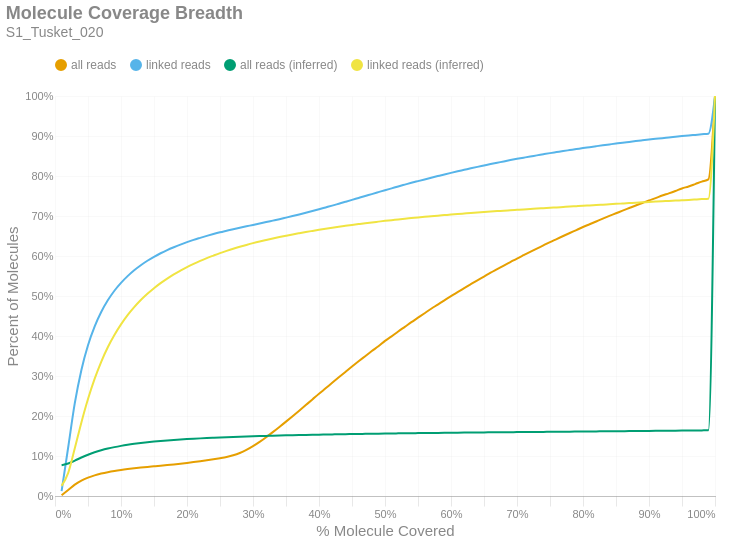

The cell this chart's notebook holds for it:
### Markdown cell above
### Molecule Read Coverage
This chart shows molecule coverage breadth as computed by the number of bases aligned to that molecule. In other words, "*how much of each unique long molecule is actually sequenced/aligned?*" Keep in mind there is a distinction between sequences and alignments, since some sequences belonging to a particular molecule may not align well and wouldn't appear in the alignment data. This chart also shows molecule coverage breadth as computed by the *inferred fragment* from which the aligned sequences originate. Unlike read coverage, this calculation takes into account the total insert size, including unsequenced gaps between the forward and reverse reads. Like the previous figures, these are cumulative percents.

### Code cell
if SKIPLR:
    print_html(f"Skipped")
else:
    binned_df = consolidated_hist(valids['coverage_bp'], mask, 0.01, True)
    binned_df_inf = consolidated_hist(valids['coverage_inserts'], mask, 0.01, True)
    binned_df = binned_df.with_columns(pl.lit(binned_df_inf['all reads (cumsum)']).alias('all reads (inferred)'))
    binned_df = binned_df.with_columns(pl.lit(binned_df_inf['linked reads (cumsum)']).alias('linked reads (inferred)'))
    binned_df = binned_df.with_columns(
        (pl.col('bin').cast(pl.Float64) + 0.01).alias('right_edge')
    )

    with SafeRender(binned_df):
        (
            density_plot(binned_df, 'Molecule Coverage Breadth', samplename, 'molcov', ['all reads (inferred)','linked reads (inferred)'])
            .encode(
                #x=alt.X('bin:Q', title="% Molecule Covered").axis(format = '%').scale(padding=0),
                x=alt.X('right_edge:Q', title="% Molecule Covered").axis(format='%').scale(padding=0),
                y=alt.Y('value:Q', title='Percent of Molecules')
                    .axis(format='%')
                    .stack(False)
                    .scale(domainMin=0, padding=0),
                color=alt.Color("key:N").scale(domain = ["all reads", "linked reads", "all reads (inferred)", "linked reads (inferred)"]),
                tooltip = [
                    alt.Tooltip("key:N", title = "Data Type"),
                    alt.Tooltip("range_label:N", title="% Molecule Covered"),
                    alt.Tooltip("value:Q", format = ".2%", title="% Molecules")
                ]
            )
        ).display()

### Figure 1 — Vega-Lite specification as saved in the notebook (floating-point values rounded to 4 significant figures)
{"width": "container", "height": 400, "config": {"title": {"anchor": "start", "dy": -15, "fontSize": 18, "color": "#888888", "subtitleColor": "#888888", "subtitleFontSize": 14}, "arc": {"fill": "#0072B2"}, "axis": {"domainColor": "#888888", "domainWidth": 0.5, "gridWidth": 0.2, "grid": false, "titleFontWeight": 400, "titleFontSize": 15, "labelFontSize": 11, "labelColor": "#888888", "tickColor": "#888888", "tickWidth": 0.2, "titleColor": "#888888"}, "axisBand": {"grid": false}, "axisX": {"grid": true, "tickSize": 10, "domainCap": "round"}, "axisY": {"domain": false, "grid": true, "tickSize": 0, "domainCap": "round"}, "background": "transparent", "header": {"labelFontSize": 15, "labelColor": "#888888", "titleFontSize": 15, "titleFontWeight": 600, "titleColor": "#888888"}, "legend": {"labelFont": "sans-serif", "labelFontSize": 12, "labelColor": "#888888", "symbolSize": 100, "symbolType": "circle", "titleFontSize": 12, "titlePadding": 10, "titleColor": "#888888", "title": null, "orient": "top"}, "range": {"category": ["#E69F00", "#56B4E9", "#009E73", "#F0E442", "#0072B2", "#D55E00", "#CC79A7", "#000000"], "diverging": ["#cfe8f3", "#a2d4ec", "#73bfe2", "#46abdb", "#1696d2", "#12719e"]}, "area": {"fill": "#0072B2", "fillOpacity": 0.7, "line": true, "strokeOpacity": 0.7}, "line": {"color": "#0072B2", "stroke": "#0072B2", "strokeWidth": 2}, "trail": {"color": "#0072B2", "stroke": "#0072B2", "strokeWidth": 0, "size": 1}, "point": {"filled": true, "fillOpacity": 1.0, "size": 95}, "text": {"color": "#888888", "fontSize": 11, "align": "right", "fontWeight": 400, "size": 11}, "bar": {"fill": "#0072B2", "stroke": null}, "view": {"stroke": null, "continuousWidth": 660, "continuousHeight": 400}}, "data": {"name": "data-ac9828b876a19f060d822ff774017e61"}, "mark": {"type": "line", "interpolate": "monotone", "point": {"opacity": 0, "size": 275}}, "encoding": {"color": {"field": "key", "scale": {"domain": ["all reads", "linked reads", "all reads (inferred)", "linked reads (inferred)"]}, "type": "nominal"}, "tooltip": [{"field": "key", "title": "Data Type", "type": "nominal"}, {"field": "range_label", "title": "% Molecule Covered", "type": "nominal"}, {"field": "value", "format": ".2%", "title": "% Molecules", "type": "quantitative"}], "x": {"axis": {"format": "%"}, "field": "right_edge", "scale": {"padding": 0}, "title": "% Molecule Covered", "type": "quantitative"}, "y": {"axis": {"format": "%"}, "field": "value", "scale": {"domainMin": 0, "padding": 0}, "stack": false, "title": "Percent of Molecules", "type": "quantitative"}}, "params": [{"name": "param_c36ac31b6afebe62", "select": {"type": "point", "fields": ["key"]}, "bind": "legend"}], "title": {"text": "Molecule Coverage Breadth", "subtitle": "S1_Tusket_020"}, "transform": [{"fold": ["all reads (cumsum)", "linked reads (cumsum)", "all reads (inferred)", "linked reads (inferred)"]}, {"calculate": "replace(datum.key, ' (cumsum)', '')", "as": "key"}, {"filter": {"param": "param_c36ac31b6afebe62"}}], "usermeta": {"embedOptions": {"downloadFileName": "S1_Tusket_020.molcov"}}, "$schema": "https://vega.github.io/schema/vega-lite/v6.1.0.json", "datasets": {"data-ac9828b876a19f060d822ff774017e61": [{"bin": "0.0", "interval": "0.0-0.01", "all reads": 0.001765, "linked reads": 0.0123, "all reads (cumsum)": 0.001765, "linked reads (cumsum)": 0.0123, "range_label": "0.0-0.01", "all reads (inferred)": 0.07703, "linked reads (inferred)": 0.02536, "right_edge": 0.01}, {"bin": "0.01", "interval": "0.01-0.02", "all reads": 0.01337, "linked reads": 0.1095, "all reads (cumsum)": 0.01513, "linked reads (cumsum)": 0.1218, "range_label": "0.01-0.02", "all reads (inferred)": 0.08118, "linked reads (inferred)": 0.0577, "right_edge": 0.02}, {"bin": "0.02", "interval": "0.02-0.03", "all reads": 0.01324, "linked reads": 0.1102, "all reads (cumsum)": 0.02837, "linked reads (cumsum)": 0.232, "range_label": "0.02-0.03", "all reads (inferred)": 0.08859, "linked reads (inferred)": 0.1191, "right_edge": 0.03}, {"bin": "0.03", "interval": "0.03-0.04", "all reads": 0.01005, "linked reads": 0.0832, "all reads (cumsum)": 0.03842, "linked reads (cumsum)": 0.3152, "range_label": "0.03-0.04", "all reads (inferred)": 0.09632, "linked reads (inferred)": 0.184, "right_edge": 0.04}, {"bin": "0.04", "interval": "0.04-0.05", "all reads": 0.007485, "linked reads": 0.06173, "all reads (cumsum)": 0.04591, "linked reads (cumsum)": 0.377, "range_label": "0.04-0.05", "all reads (inferred)": 0.1033, "linked reads (inferred)": 0.2424, "right_edge": 0.05}, {"bin": "0.05", "interval": "0.05-0.06", "all reads": 0.005687, "linked reads": 0.0466, "all reads (cumsum)": 0.05159, "linked reads (cumsum)": 0.4236, "range_label": "0.05-0.06", "all reads (inferred)": 0.1092, "linked reads (inferred)": 0.2927, "right_edge": 0.06}, {"bin": "0.06", "interval": "0.06-0.07", "all reads": 0.004431, "linked reads": 0.0363, "all reads (cumsum)": 0.05602, "linked reads (cumsum)": 0.4599, "range_label": "0.06-0.07", "all reads (inferred)": 0.1143, "linked reads (inferred)": 0.3356, "right_edge": 0.07}, {"bin": "0.07", "interval": "0.07-0.08", "all reads": 0.003602, "linked reads": 0.02933, "all reads (cumsum)": 0.05963, "linked reads (cumsum)": 0.4892, "range_label": "0.07-0.08", "all reads (inferred)": 0.1186, "linked reads (inferred)": 0.3719, "right_edge": 0.08}, {"bin": "0.08", "interval": "0.08-0.09", "all reads": 0.002982, "linked reads": 0.02391, "all reads (cumsum)": 0.06261, "linked reads (cumsum)": 0.5131, "range_label": "0.08-0.09", "all reads (inferred)": 0.1222, "linked reads (inferred)": 0.4026, "right_edge": 0.09}, {"bin": "0.09", "interval": "0.09-0.1", "all reads": 0.002516, "linked reads": 0.01969, "all reads (cumsum)": 0.06512, "linked reads (cumsum)": 0.5328, "range_label": "0.09-0.1", "all reads (inferred)": 0.1253, "linked reads (inferred)": 0.429, "right_edge": 0.1}, {"bin": "0.1", "interval": "0.1-0.11", "all reads": 0.002186, "linked reads": 0.01689, "all reads (cumsum)": 0.06731, "linked reads (cumsum)": 0.5497, "range_label": "0.1-0.11", "all reads (inferred)": 0.128, "linked reads (inferred)": 0.4521, "right_edge": 0.11}, {"bin": "0.11", "interval": "0.11-0.12", "all reads": 0.001953, "linked reads": 0.01464, "all reads (cumsum)": 0.06926, "linked reads (cumsum)": 0.5643, "range_label": "0.11-0.12", "all reads (inferred)": 0.1304, "linked reads (inferred)": 0.4721, "right_edge": 0.12}, {"bin": "0.12", "interval": "0.12-0.13", "all reads": 0.001734, "linked reads": 0.01262, "all reads (cumsum)": 0.071, "linked reads (cumsum)": 0.5769, "range_label": "0.12-0.13", "all reads (inferred)": 0.1325, "linked reads (inferred)": 0.4899, "right_edge": 0.13}, {"bin": "0.13", "interval": "0.13-0.14", "all reads": 0.001594, "linked reads": 0.01116, "all reads (cumsum)": 0.07259, "linked reads (cumsum)": 0.5881, "range_label": "0.13-0.14", "all reads (inferred)": 0.1343, "linked reads (inferred)": 0.5055, "right_edge": 0.14}, {"bin": "0.14", "interval": "0.14-0.15", "all reads": 0.001507, "linked reads": 0.009827, "all reads (cumsum)": 0.0741, "linked reads (cumsum)": 0.5979, "range_label": "0.14-0.15", "all reads (inferred)": 0.136, "linked reads (inferred)": 0.5196, "right_edge": 0.15}, {"bin": "0.15", "interval": "0.15-0.16", "all reads": 0.001524, "linked reads": 0.008926, "all reads (cumsum)": 0.07562, "linked reads (cumsum)": 0.6068, "range_label": "0.15-0.16", "all reads (inferred)": 0.1375, "linked reads (inferred)": 0.5322, "right_edge": 0.16}, {"bin": "0.16", "interval": "0.16-0.17", "all reads": 0.00158, "linked reads": 0.007859, "all reads (cumsum)": 0.0772, "linked reads (cumsum)": 0.6147, "range_label": "0.16-0.17", "all reads (inferred)": 0.1388, "linked reads (inferred)": 0.5436, "right_edge": 0.17}, {"bin": "0.17", "interval": "0.17-0.18", "all reads": 0.001691, "linked reads": 0.00708, "all reads (cumsum)": 0.07889, "linked reads (cumsum)": 0.6218, "range_label": "0.17-0.18", "all reads (inferred)": 0.1401, "linked reads (inferred)": 0.5541, "right_edge": 0.18}, {"bin": "0.18", "interval": "0.18-0.19", "all reads": 0.001835, "linked reads": 0.006663, "all reads (cumsum)": 0.08073, "linked reads (cumsum)": 0.6284, "range_label": "0.18-0.19", "all reads (inferred)": 0.1412, "linked reads (inferred)": 0.5635, "right_edge": 0.19}, {"bin": "0.19", "interval": "0.19-0.2", "all reads": 0.001952, "linked reads": 0.006195, "all reads (cumsum)": 0.08268, "linked reads (cumsum)": 0.6346, "range_label": "0.19-0.2", "all reads (inferred)": 0.1422, "linked reads (inferred)": 0.5724, "right_edge": 0.2}, {"bin": "0.2", "interval": "0.2-0.21", "all reads": 0.002061, "linked reads": 0.005713, "all reads (cumsum)": 0.08474, "linked reads (cumsum)": 0.6404, "range_label": "0.2-0.21", "all reads (inferred)": 0.1432, "linked reads (inferred)": 0.5804, "right_edge": 0.21}, {"bin": "0.21", "interval": "0.21-0.22", "all reads": 0.002197, "linked reads": 0.005036, "all reads (cumsum)": 0.08694, "linked reads (cumsum)": 0.6454, "range_label": "0.21-0.22", "all reads (inferred)": 0.1441, "linked reads (inferred)": 0.5878, "right_edge": 0.22}, {"bin": "0.22", "interval": "0.22-0.23", "all reads": 0.00235, "linked reads": 0.004875, "all reads (cumsum)": 0.08929, "linked reads (cumsum)": 0.6503, "range_label": "0.22-0.23", "all reads (inferred)": 0.1449, "linked reads (inferred)": 0.5947, "right_edge": 0.23}, {"bin": "0.23", "interval": "0.23-0.24", "all reads": 0.002526, "linked reads": 0.00457, "all reads (cumsum)": 0.09181, "linked reads (cumsum)": 0.6548, "range_label": "0.23-0.24", "all reads (inferred)": 0.1456, "linked reads (inferred)": 0.6011, "right_edge": 0.24}, {"bin": "0.24", "interval": "0.24-0.25", "all reads": 0.002779, "linked reads": 0.004303, "all reads (cumsum)": 0.09459, "linked reads (cumsum)": 0.6591, "range_label": "0.24-0.25", "all reads (inferred)": 0.1464, "linked reads (inferred)": 0.6073, "right_edge": 0.25}, {"bin": "0.25", "interval": "0.25-0.26", "all reads": 0.003073, "linked reads": 0.003956, "all reads (cumsum)": 0.09766, "linked reads (cumsum)": 0.6631, "range_label": "0.25-0.26", "all reads (inferred)": 0.147, "linked reads (inferred)": 0.6129, "right_edge": 0.26}, {"bin": "0.26", "interval": "0.26-0.27", "all reads": 0.004003, "linked reads": 0.003929, "all reads (cumsum)": 0.1017, "linked reads (cumsum)": 0.667, "range_label": "0.26-0.27", "all reads (inferred)": 0.1477, "linked reads (inferred)": 0.6182, "right_edge": 0.27}, {"bin": "0.27", "interval": "0.27-0.28", "all reads": 0.005737, "linked reads": 0.003685, "all reads (cumsum)": 0.1074, "linked reads (cumsum)": 0.6707, "range_label": "0.27-0.28", "all reads (inferred)": 0.1483, "linked reads (inferred)": 0.623, "right_edge": 0.28}, {"bin": "0.28", "interval": "0.28-0.29", "all reads": 0.007732, "linked reads": 0.00354, "all reads (cumsum)": 0.1151, "linked reads (cumsum)": 0.6743, "range_label": "0.28-0.29", "all reads (inferred)": 0.1488, "linked reads (inferred)": 0.6277, "right_edge": 0.29}, {"bin": "0.29", "interval": "0.29-0.3", "all reads": 0.009469, "linked reads": 0.003438, "all reads (cumsum)": 0.1246, "linked reads (cumsum)": 0.6777, "range_label": "0.29-0.3", "all reads (inferred)": 0.1493, "linked reads (inferred)": 0.6321, "right_edge": 0.3}, {"bin": "0.3", "interval": "0.3-0.31", "all reads": 0.01069, "linked reads": 0.003535, "all reads (cumsum)": 0.1353, "linked reads (cumsum)": 0.6812, "range_label": "0.3-0.31", "all reads (inferred)": 0.1498, "linked reads (inferred)": 0.6363, "right_edge": 0.31}, {"bin": "0.31", "interval": "0.31-0.32", "all reads": 0.01174, "linked reads": 0.003701, "all reads (cumsum)": 0.147, "linked reads (cumsum)": 0.6849, "range_label": "0.31-0.32", "all reads (inferred)": 0.1503, "linked reads (inferred)": 0.6401, "right_edge": 0.32}, {"bin": "0.32", "interval": "0.32-0.33", "all reads": 0.01257, "linked reads": 0.003541, "all reads (cumsum)": 0.1596, "linked reads (cumsum)": 0.6885, "range_label": "0.32-0.33", "all reads (inferred)": 0.1507, "linked reads (inferred)": 0.6438, "right_edge": 0.33}, {"bin": "0.33", "interval": "0.33-0.34", "all reads": 0.01295, "linked reads": 0.00358, "all reads (cumsum)": 0.1725, "linked reads (cumsum)": 0.692, "range_label": "0.33-0.34", "all reads (inferred)": 0.1512, "linked reads (inferred)": 0.6473, "right_edge": 0.34}, {"bin": "0.34", "interval": "0.34-0.35", "all reads": 0.01336, "linked reads": 0.003851, "all reads (cumsum)": 0.1859, "linked reads (cumsum)": 0.6959, "range_label": "0.34-0.35", "all reads (inferred)": 0.1516, "linked reads (inferred)": 0.6507, "right_edge": 0.35}, {"bin": "0.35", "interval": "0.35-0.36", "all reads": 0.01365, "linked reads": 0.003901, "all reads (cumsum)": 0.1996, "linked reads (cumsum)": 0.6998, "range_label": "0.35-0.36", "all reads (inferred)": 0.152, "linked reads (inferred)": 0.654, "right_edge": 0.36}, {"bin": "0.36", "interval": "0.36-0.37", "all reads": 0.0138, "linked reads": 0.003996, "all reads (cumsum)": 0.2134, "linked reads (cumsum)": 0.7038, "range_label": "0.36-0.37", "all reads (inferred)": 0.1523, "linked reads (inferred)": 0.657, "right_edge": 0.37}, {"bin": "0.37", "interval": "0.37-0.38", "all reads": 0.01398, "linked reads": 0.004179, "all reads (cumsum)": 0.2273, "linked reads (cumsum)": 0.708, "range_label": "0.37-0.38", "all reads (inferred)": 0.1527, "linked reads (inferred)": 0.66, "right_edge": 0.38}, {"bin": "0.38", "interval": "0.38-0.39", "all reads": 0.01399, "linked reads": 0.004367, "all reads (cumsum)": 0.2413, "linked reads (cumsum)": 0.7123, "range_label": "0.38-0.39", "all reads (inferred)": 0.153, "linked reads (inferred)": 0.6627, "right_edge": 0.39}, {"bin": "0.39", "interval": "0.39-0.4", "all reads": 0.01417, "linked reads": 0.004596, "all reads (cumsum)": 0.2555, "linked reads (cumsum)": 0.7169, "range_label": "0.39-0.4", "all reads (inferred)": 0.1534, "linked reads (inferred)": 0.6654, "right_edge": 0.4}, {"bin": "0.4", "interval": "0.4-0.41", "all reads": 0.01362, "linked reads": 0.0045, "all reads (cumsum)": 0.2691, "linked reads (cumsum)": 0.7214, "range_label": "0.4-0.41", "all reads (inferred)": 0.1537, "linked reads (inferred)": 0.668, "right_edge": 0.41}, {"bin": "0.41", "interval": "0.41-0.42", "all reads": 0.01384, "linked reads": 0.0045, "all reads (cumsum)": 0.283, "linked reads (cumsum)": 0.7259, "range_label": "0.41-0.42", "all reads (inferred)": 0.154, "linked reads (inferred)": 0.6706, "right_edge": 0.42}, {"bin": "0.42", "interval": "0.42-0.43", "all reads": 0.01368, "linked reads": 0.004785, "all reads (cumsum)": 0.2966, "linked reads (cumsum)": 0.7307, "range_label": "0.42-0.43", "all reads (inferred)": 0.1543, "linked reads (inferred)": 0.6731, "right_edge": 0.43}, {"bin": "0.43", "interval": "0.43-0.44", "all reads": 0.01351, "linked reads": 0.004784, "all reads (cumsum)": 0.3102, "linked reads (cumsum)": 0.7355, "range_label": "0.43-0.44", "all reads (inferred)": 0.1546, "linked reads (inferred)": 0.6753, "right_edge": 0.44}, {"bin": "0.44", "interval": "0.44-0.45", "all reads": 0.0134, "linked reads": 0.004812, "all reads (cumsum)": 0.3236, "linked reads (cumsum)": 0.7403, "range_label": "0.44-0.45", "all reads (inferred)": 0.1548, "linked reads (inferred)": 0.6776, "right_edge": 0.45}, {"bin": "0.45", "interval": "0.45-0.46", "all reads": 0.01318, "linked reads": 0.004873, "all reads (cumsum)": 0.3367, "linked reads (cumsum)": 0.7452, "range_label": "0.45-0.46", "all reads (inferred)": 0.1551, "linked reads (inferred)": 0.6798, "right_edge": 0.46}, {"bin": "0.46", "interval": "0.46-0.47", "all reads": 0.01284, "linked reads": 0.004841, "all reads (cumsum)": 0.3496, "linked reads (cumsum)": 0.75, "range_label": "0.46-0.47", "all reads (inferred)": 0.1554, "linked reads (inferred)": 0.6819, "right_edge": 0.47}, {"bin": "0.47", "interval": "0.47-0.48", "all reads": 0.01284, "linked reads": 0.004734, "all reads (cumsum)": 0.3624, "linked reads (cumsum)": 0.7548, "range_label": "0.47-0.48", "all reads (inferred)": 0.1556, "linked reads (inferred)": 0.684, "right_edge": 0.48}, {"bin": "0.48", "interval": "0.48-0.49", "all reads": 0.01205, "linked reads": 0.004844, "all reads (cumsum)": 0.3745, "linked reads (cumsum)": 0.7596, "range_label": "0.48-0.49", "all reads (inferred)": 0.1559, "linked reads (inferred)": 0.6859, "right_edge": 0.49}, {"bin": "0.49", "interval": "0.49-0.5", "all reads": 0.01333, "linked reads": 0.00488, "all reads (cumsum)": 0.3878, "linked reads (cumsum)": 0.7645, "range_label": "0.49-0.5", "all reads (inferred)": 0.1561, "linked reads (inferred)": 0.6879, "right_edge": 0.5}, {"bin": "0.5", "interval": "0.5-0.51", "all reads": 0.01118, "linked reads": 0.00466, "all reads (cumsum)": 0.399, "linked reads (cumsum)": 0.7691, "range_label": "0.5-0.51", "all reads (inferred)": 0.1563, "linked reads (inferred)": 0.6896, "right_edge": 0.51}, {"bin": "0.51", "interval": "0.51-0.52", "all reads": 0.01234, "linked reads": 0.004717, "all reads (cumsum)": 0.4113, "linked reads (cumsum)": 0.7739, "range_label": "0.51-0.52", "all reads (inferred)": 0.1566, "linked reads (inferred)": 0.6915, "right_edge": 0.52}, {"bin": "0.52", "interval": "0.52-0.53", "all reads": 0.01162, "linked reads": 0.004539, "all reads (cumsum)": 0.4229, "linked reads (cumsum)": 0.7784, "range_label": "0.52-0.53", "all reads (inferred)": 0.1568, "linked reads (inferred)": 0.6933, "right_edge": 0.53}, {"bin": "0.53", "interval": "0.53-0.54", "all reads": 0.01164, "linked reads": 0.004503, "all reads (cumsum)": 0.4346, "linked reads (cumsum)": 0.7829, "range_label": "0.53-0.54", "all reads (inferred)": 0.157, "linked reads (inferred)": 0.6949, "right_edge": 0.54}, {"bin": "0.54", "interval": "0.54-0.55", "all reads": 0.01118, "linked reads": 0.004289, "all reads (cumsum)": 0.4458, "linked reads (cumsum)": 0.7872, "range_label": "0.54-0.55", "all reads (inferred)": 0.1572, "linked reads (inferred)": 0.6965, "right_edge": 0.55}, {"bin": "0.55", "interval": "0.55-0.56", "all reads": 0.01122, "linked reads": 0.004256, "all reads (cumsum)": 0.457, "linked reads (cumsum)": 0.7915, "range_label": "0.55-0.56", "all reads (inferred)": 0.1574, "linked reads (inferred)": 0.698, "right_edge": 0.56}, {"bin": "0.56", "interval": "0.56-0.57", "all reads": 0.01106, "linked reads": 0.004192, "all reads (cumsum)": 0.468, "linked reads (cumsum)": 0.7956, "range_label": "0.56-0.57", "all reads (inferred)": 0.1576, "linked reads (inferred)": 0.6994, "right_edge": 0.57}, {"bin": "0.57", "interval": "0.57-0.58", "all reads": 0.01057, "linked reads": 0.00416, "all reads (cumsum)": 0.4786, "linked reads (cumsum)": 0.7998, "range_label": "0.57-0.58", "all reads (inferred)": 0.1578, "linked reads (inferred)": 0.7009, "right_edge": 0.58}, {"bin": "0.58", "interval": "0.58-0.59", "all reads": 0.01059, "linked reads": 0.004121, "all reads (cumsum)": 0.4892, "linked reads (cumsum)": 0.8039, "range_label": "0.58-0.59", "all reads (inferred)": 0.1579, "linked reads (inferred)": 0.7022, "right_edge": 0.59}, {"bin": "0.59", "interval": "0.59-0.6", "all reads": 0.0105, "linked reads": 0.00394, "all reads (cumsum)": 0.4997, "linked reads (cumsum)": 0.8079, "range_label": "0.59-0.6", "all reads (inferred)": 0.1581, "linked reads (inferred)": 0.7036, "right_edge": 0.6}, {"bin": "0.6", "interval": "0.6-0.61", "all reads": 0.009924, "linked reads": 0.003849, "all reads (cumsum)": 0.5096, "linked reads (cumsum)": 0.8117, "range_label": "0.6-0.61", "all reads (inferred)": 0.1583, "linked reads (inferred)": 0.7049, "right_edge": 0.61}, {"bin": "0.61", "interval": "0.61-0.62", "all reads": 0.01013, "linked reads": 0.003716, "all reads (cumsum)": 0.5198, "linked reads (cumsum)": 0.8154, "range_label": "0.61-0.62", "all reads (inferred)": 0.1585, "linked reads (inferred)": 0.7062, "right_edge": 0.62}, {"bin": "0.62", "interval": "0.62-0.63", "all reads": 0.009739, "linked reads": 0.003761, "all reads (cumsum)": 0.5295, "linked reads (cumsum)": 0.8192, "range_label": "0.62-0.63", "all reads (inferred)": 0.1586, "linked reads (inferred)": 0.7074, "right_edge": 0.63}, {"bin": "0.63", "interval": "0.63-0.64", "all reads": 0.00965, "linked reads": 0.003623, "all reads (cumsum)": 0.5392, "linked reads (cumsum)": 0.8228, "range_label": "0.63-0.64", "all reads (inferred)": 0.1588, "linked reads (inferred)": 0.7087, "right_edge": 0.64}, {"bin": "0.64", "interval": "0.64-0.65", "all reads": 0.009422, "linked reads": 0.003496, "all reads (cumsum)": 0.5486, "linked reads (cumsum)": 0.8263, "range_label": "0.64-0.65", "all reads (inferred)": 0.159, "linked reads (inferred)": 0.71, "right_edge": 0.65}, {"bin": "0.65", "interval": "0.65-0.66", "all reads": 0.009618, "linked reads": 0.003519, "all reads (cumsum)": 0.5582, "linked reads (cumsum)": 0.8298, "range_label": "0.65-0.66", "all reads (inferred)": 0.1591, "linked reads (inferred)": 0.7112, "right_edge": 0.66}, {"bin": "0.66", "interval": "0.66-0.67", "all reads": 0.008981, "linked reads": 0.003299, "all reads (cumsum)": 0.5672, "linked reads (cumsum)": 0.8331, "range_label": "0.66-0.67", "all reads (inferred)": 0.1593, "linked reads (inferred)": 0.7123, "right_edge": 0.67}, {"bin": "0.67", "interval": "0.67-0.68", "all reads": 0.009, "linked reads": 0.003365, "all reads (cumsum)": 0.5762, "linked reads (cumsum)": 0.8365, "range_label": "0.67-0.68", "all reads (inferred)": 0.1594, "linked reads (inferred)": 0.7134, "right_edge": 0.68}, {"bin": "0.68", "interval": "0.68-0.69", "all reads": 0.008701, "linked reads": 0.003254, "all reads (cumsum)": 0.5849, "linked reads (cumsum)": 0.8398, "range_label": "0.68-0.69", "all reads (inferred)": 0.1596, "linked reads (inferred)": 0.7144, "right_edge": 0.69}, {"bin": "0.69", "interval": "0.69-0.7", "all reads": 0.008753, "linked reads": 0.003145, "all reads (cumsum)": 0.5936, "linked reads (cumsum)": 0.8429, "range_label": "0.69-0.7", "all reads (inferred)": 0.1597, "linked reads (inferred)": 0.7155, "right_edge": 0.7}, {"bin": "0.7", "interval": "0.7-0.71", "all reads": 0.008376, "linked reads": 0.002956, "all reads (cumsum)": 0.602, "linked reads (cumsum)": 0.8459, "range_label": "0.7-0.71", "all reads (inferred)": 0.1599, "linked reads (inferred)": 0.7165, "right_edge": 0.71}, {"bin": "0.71", "interval": "0.71-0.72", "all reads": 0.008308, "linked reads": 0.002922, "all reads (cumsum)": 0.6103, "linked reads (cumsum)": 0.8488, "range_label": "0.71-0.72", "all reads (inferred)": 0.16, "linked reads (inferred)": 0.7175, "right_edge": 0.72}, {"bin": "0.72", "interval": "0.72-0.73", "all reads": 0.008243, "linked reads": 0.002757, "all reads (cumsum)": 0.6186, "linked reads (cumsum)": 0.8515, "range_label": "0.72-0.73", "all reads (inferred)": 0.1602, "linked reads (inferred)": 0.7186, "right_edge": 0.73}, {"bin": "0.73", "interval": "0.73-0.74", "all reads": 0.007975, "linked reads": 0.002863, "all reads (cumsum)": 0.6265, "linked reads (cumsum)": 0.8544, "range_label": "0.73-0.74", "all reads (inferred)": 0.1603, "linked reads (inferred)": 0.7196, "right_edge": 0.74}, {"bin": "0.74", "interval": "0.74-0.75", "all reads": 0.008304, "linked reads": 0.002787, "all reads (cumsum)": 0.6348, "linked reads (cumsum)": 0.8572, "range_label": "0.74-0.75", "all reads (inferred)": 0.1605, "linked reads (inferred)": 0.7206, "right_edge": 0.75}, {"bin": "0.75", "interval": "0.75-0.76", "all reads": 0.007551, "linked reads": 0.002589, "all reads (cumsum)": 0.6424, "linked reads (cumsum)": 0.8598, "range_label": "0.75-0.76", "all reads (inferred)": 0.1606, "linked reads (inferred)": 0.7215, "right_edge": 0.76}, {"bin": "0.76", "interval": "0.76-0.77", "all reads": 0.007598, "linked reads": 0.002604, "all reads (cumsum)": 0.65, "linked reads (cumsum)": 0.8624, "range_label": "0.76-0.77", "all reads (inferred)": 0.1607, "linked reads (inferred)": 0.7225, "right_edge": 0.77}, {"bin": "0.77", "interval": "0.77-0.78", "all reads": 0.007491, "linked reads": 0.00247, "all reads (cumsum)": 0.6575, "linked reads (cumsum)": 0.8648, "range_label": "0.77-0.78", "all reads (inferred)": 0.1609, "linked reads (inferred)": 0.7235, "right_edge": 0.78}, {"bin": "0.78", "interval": "0.78-0.79", "all reads": 0.007328, "linked reads": 0.002464, "all reads (cumsum)": 0.6648, "linked reads (cumsum)": 0.8673, "range_label": "0.78-0.79", "all reads (inferred)": 0.161, "linked reads (inferred)": 0.7245, "right_edge": 0.79}, {"bin": "0.79", "interval": "0.79-0.8", "all reads": 0.007625, "linked reads": 0.002521, "all reads (cumsum)": 0.6724, "linked reads (cumsum)": 0.8698, "range_label": "0.79-0.8", "all reads (inferred)": 0.1612, "linked reads (inferred)": 0.7256, "right_edge": 0.8}, {"bin": "0.8", "interval": "0.8-0.81", "all reads": 0.006896, "linked reads": 0.0023, "all reads (cumsum)": 0.6793, "linked reads (cumsum)": 0.8721, "range_label": "0.8-0.81", "all reads (inferred)": 0.1613, "linked reads (inferred)": 0.7265, "right_edge": 0.81}, {"bin": "0.81", "interval": "0.81-0.82", "all reads": 0.006987, "linked reads": 0.002356, "all reads (cumsum)": 0.6863, "linked reads (cumsum)": 0.8745, "range_label": "0.81-0.82", "all reads (inferred)": 0.1615, "linked reads (inferred)": 0.7275, "right_edge": 0.82}, {"bin": "0.82", "interval": "0.82-0.83", "all reads": 0.007015, "linked reads": 0.002306, "all reads (cumsum)": 0.6933, "linked reads (cumsum)": 0.8768, "range_label": "0.82-0.83", "all reads (inferred)": 0.1616, "linked reads (inferred)": 0.7284, "right_edge": 0.83}, {"bin": "0.83", "interval": "0.83-0.84", "all reads": 0.006809, "linked reads": 0.002183, "all reads (cumsum)": 0.7001, "linked reads (cumsum)": 0.879, "range_label": "0.83-0.84", "all reads (inferred)": 0.1618, "linked reads (inferred)": 0.7294, "right_edge": 0.84}, {"bin": "0.84", "interval": "0.84-0.85", "all reads": 0.00661, "linked reads": 0.002178, "all reads (cumsum)": 0.7067, "linked reads (cumsum)": 0.8812, "range_label": "0.84-0.85", "all reads (inferred)": 0.1619, "linked reads (inferred)": 0.7303, "right_edge": 0.85}, {"bin": "0.85", "interval": "0.85-0.86", "all reads": 0.006678, "linked reads": 0.00215, "all reads (cumsum)": 0.7134, "linked reads (cumsum)": 0.8833, "range_label": "0.85-0.86", "all reads (inferred)": 0.1621, "linked reads (inferred)": 0.7313, "right_edge": 0.86}, {"bin": "0.86", "interval": "0.86-0.87", "all reads": 0.006455, "linked reads": 0.001968, "all reads (cumsum)": 0.7199, "linked reads (cumsum)": 0.8853, "range_label": "0.86-0.87", "all reads (inferred)": 0.1622, "linked reads (inferred)": 0.7322, "right_edge": 0.87}, {"bin": "0.87", "interval": "0.87-0.88", "all reads": 0.006449, "linked reads": 0.002001, "all reads (cumsum)": 0.7263, "linked reads (cumsum)": 0.8873, "range_label": "0.87-0.88", "all reads (inferred)": 0.1624, "linked reads (inferred)": 0.7332, "right_edge": 0.88}, {"bin": "0.88", "interval": "0.88-0.89", "all reads": 0.006272, "linked reads": 0.001966, "all reads (cumsum)": 0.7326, "linked reads (cumsum)": 0.8892, "range_label": "0.88-0.89", "all reads (inferred)": 0.1625, "linked reads (inferred)": 0.7342, "right_edge": 0.89}, {"bin": "0.89", "interval": "0.89-0.9", "all reads": 0.006273, "linked reads": 0.001957, "all reads (cumsum)": 0.7389, "linked reads (cumsum)": 0.8912, "range_label": "0.89-0.9", "all reads (inferred)": 0.1627, "linked reads (inferred)": 0.7351, "right_edge": 0.9}, {"bin": "0.9", "interval": "0.9-0.91", "all reads": 0.005771, "linked reads": 0.001715, "all reads (cumsum)": 0.7446, "linked reads (cumsum)": 0.8929, "range_label": "0.9-0.91", "all reads (inferred)": 0.1629, "linked reads (inferred)": 0.7361, "right_edge": 0.91}, {"bin": "0.91", "interval": "0.91-0.92", "all reads": 0.006494, "linked reads": 0.001755, "all reads (cumsum)": 0.7511, "linked reads (cumsum)": 0.8947, "range_label": "0.91-0.92", "all reads (inferred)": 0.163, "linked reads (inferred)": 0.7369, "right_edge": 0.92}, {"bin": "0.92", "interval": "0.92-0.93", "all reads": 0.005485, "linked reads": 0.001659, "all reads (cumsum)": 0.7566, "linked reads (cumsum)": 0.8963, "range_label": "0.92-0.93", "all reads (inferred)": 0.1632, "linked reads (inferred)": 0.7377, "right_edge": 0.93}, {"bin": "0.93", "interval": "0.93-0.94", "all reads": 0.005877, "linked reads": 0.00169, "all reads (cumsum)": 0.7625, "linked reads (cumsum)": 0.898, "range_label": "0.93-0.94", "all reads (inferred)": 0.1633, "linked reads (inferred)": 0.7386, "right_edge": 0.94}, {"bin": "0.94", "interval": "0.94-0.95", "all reads": 0.006298, "linked reads": 0.001688, "all reads (cumsum)": 0.7688, "linked reads (cumsum)": 0.8997, "range_label": "0.94-0.95", "all reads (inferred)": 0.1635, "linked reads (inferred)": 0.7394, "right_edge": 0.95}, {"bin": "0.95", "interval": "0.95-0.96", "all reads": 0.005103, "linked reads": 0.001583, "all reads (cumsum)": 0.7739, "linked reads (cumsum)": 0.9013, "range_label": "0.95-0.96", "all reads (inferred)": 0.1636, "linked reads (inferred)": 0.7402, "right_edge": 0.96}, {"bin": "0.96", "interval": "0.96-0.97", "all reads": 0.005939, "linked reads": 0.001518, "all reads (cumsum)": 0.7798, "linked reads (cumsum)": 0.9028, "range_label": "0.96-0.97", "all reads (inferred)": 0.1638, "linked reads (inferred)": 0.7412, "right_edge": 0.97}, {"bin": "0.97", "interval": "0.97-0.98", "all reads": 0.006083, "linked reads": 0.001526, "all reads (cumsum)": 0.7859, "linked reads (cumsum)": 0.9043, "range_label": "0.97-0.98", "all reads (inferred)": 0.164, "linked reads (inferred)": 0.7422, "right_edge": 0.98}, {"bin": "0.98", "interval": "0.98-0.99", "all reads": 0.00561, "linked reads": 0.001447, "all reads (cumsum)": 0.7915, "linked reads (cumsum)": 0.9058, "range_label": "0.98-0.99", "all reads (inferred)": 0.1643, "linked reads (inferred)": 0.7434, "right_edge": 0.99}, {"bin": "0.99", "interval": "0.99-1.0", "all reads": 0.2085, "linked reads": 0.09422, "all reads (cumsum)": 1.0, "linked reads (cumsum)": 1.0, "range_label": "0.99-1.0", "all reads (inferred)": 1.0, "linked reads (inferred)": 1.0, "right_edge": 1.0}]}}
